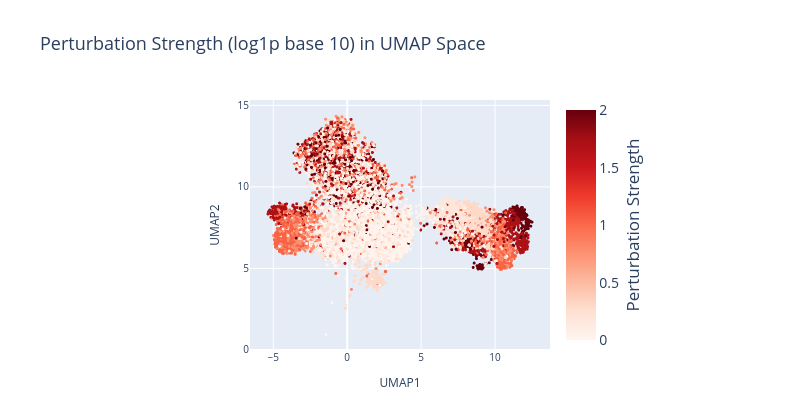

Notebook source saved alongside this figure:
### Code cell
doses = adata.obs["dose_value"].values.astype(float)
log_doses = np.log10(1+doses)
fig = px.scatter(
    x=adata.obsm["X_umap"][:, 0],
    y=adata.obsm["X_umap"][:, 1],
    color=log_doses,
    color_continuous_scale="Reds",
    title="Perturbation Strength (log1p base 10) in UMAP Space",
    labels={"x": "UMAP1", "y": "UMAP2"},
    width=fig_width,
    height=400,
)
fig.update_traces(marker=dict(size=3))

# Apply custom font sizes from earlier variables
fig.update_layout(
    title_font=dict(size=title_fontsize),
    font=dict(size=legend_fontsize),  # base font (ticks/legend unless overridden)
    legend=dict(font=dict(size=legend_fontsize)),
    margin=dict(l=250, r=250, t=100, b=50)
)

# Axis title and tick font tuning (slightly smaller than legend for balance)
axis_title_size = max(legend_fontsize - 2, int(0.85 * legend_fontsize))
axis_tick_size = max(legend_fontsize - 4, int(0.7 * legend_fontsize))
fig.update_xaxes(title_font=dict(size=axis_title_size), tickfont=dict(size=axis_tick_size))
fig.update_yaxes(title_font=dict(size=axis_title_size), tickfont=dict(size=axis_tick_size))

# Update colorbar title
fig.update_coloraxes(colorbar_title_text="Perturbation Strength")
fig.update_layout(coloraxis_colorbar_title_side="right")
 
fig.show()

# Save plot (keep higher resolution export)
# fig.write_html("figures/perturbation/perturbation_umap.html")
fig.write_image("figures/perturbation/dose_umap.png", width=fig_width, height=400, scale=2)

### Figure 1 — Plotly figure (JSON) as saved in the notebook; plotly's stock layout.template omitted (floating-point values rounded to 4 significant figures; data arrays with more than 128 entries replaced by an {"elided": "..."} marker saying what was removed)
{"data": [{"hovertemplate": "UMAP1=%{x}<br>UMAP2=%{y}<br>color=%{marker.color}<extra></extra>", "legendgroup": "", "marker": {"color": {"elided": "9689 float values"}, "coloraxis": "coloraxis", "size": 3, "symbol": "circle"}, "mode": "markers", "name": "", "showlegend": false, "type": "scattergl", "x": {"elided": "9689 float values"}, "xaxis": "x", "y": {"elided": "9689 float values"}, "yaxis": "y"}], "layout": {"coloraxis": {"colorbar": {"title": {"side": "right", "text": "Perturbation Strength"}}, "colorscale": [[0, "rgb(255,245,240)"], [0.125, "rgb(254,224,210)"], [0.25, "rgb(252,187,161)"], [0.375, "rgb(252,146,114)"], [0.5, "rgb(251,106,74)"], [0.625, "rgb(239,59,44)"], [0.75, "rgb(203,24,29)"], [0.875, "rgb(165,15,21)"], [1, "rgb(103,0,13)"]]}, "font": {"size": 14}, "height": 400, "legend": {"font": {"size": 14}, "tracegroupgap": 0}, "margin": {"b": 50, "l": 250, "r": 250, "t": 100}, "title": {"font": {"size": 18}, "text": "Perturbation Strength (log1p base 10) in UMAP Space"}, "width": 800, "xaxis": {"anchor": "y", "domain": [0, 1], "tickfont": {"size": 10}, "title": {"font": {"size": 12}, "text": "UMAP1"}}, "yaxis": {"anchor": "x", "domain": [0, 1], "tickfont": {"size": 10}, "title": {"font": {"size": 12}, "text": "UMAP2"}}}}
